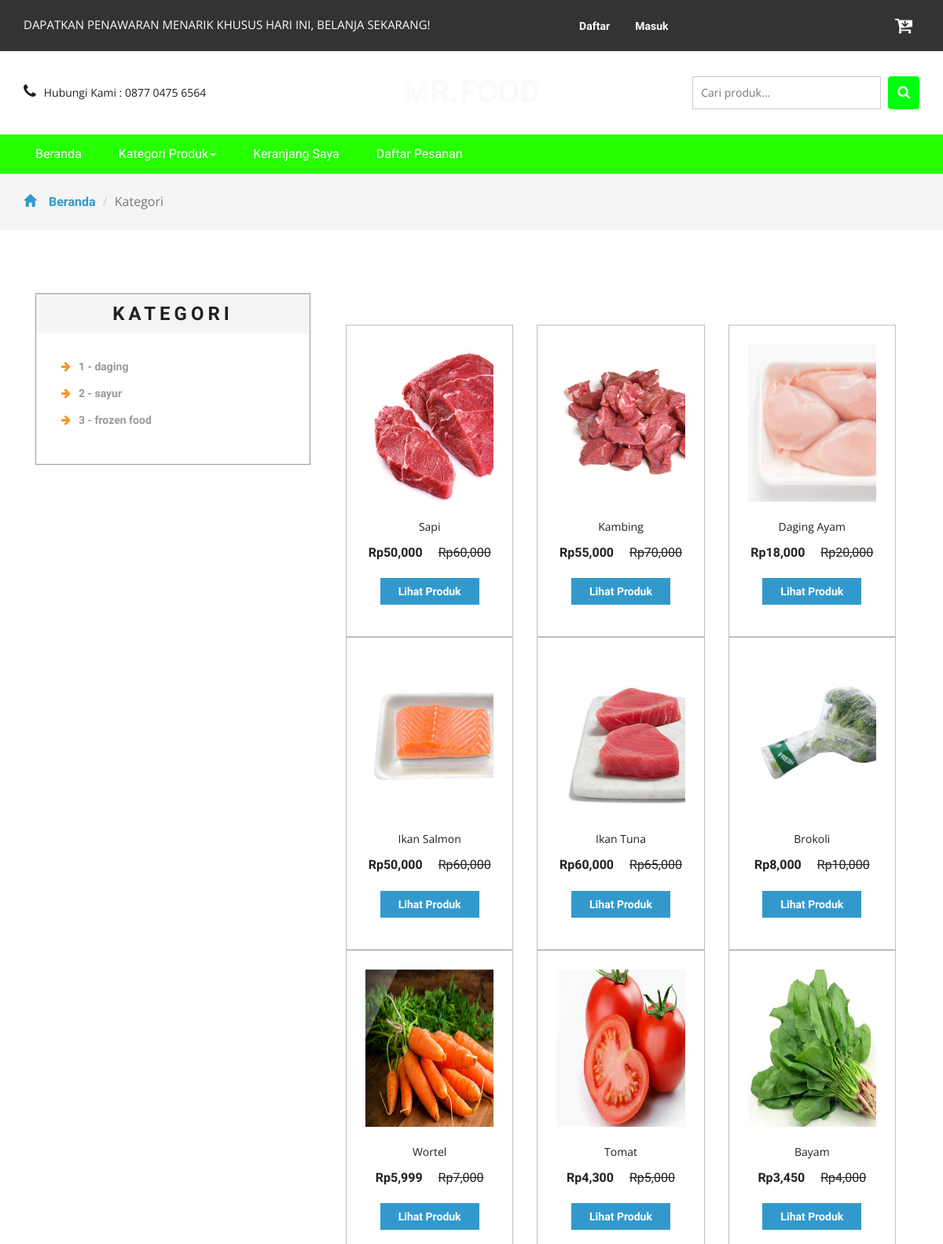
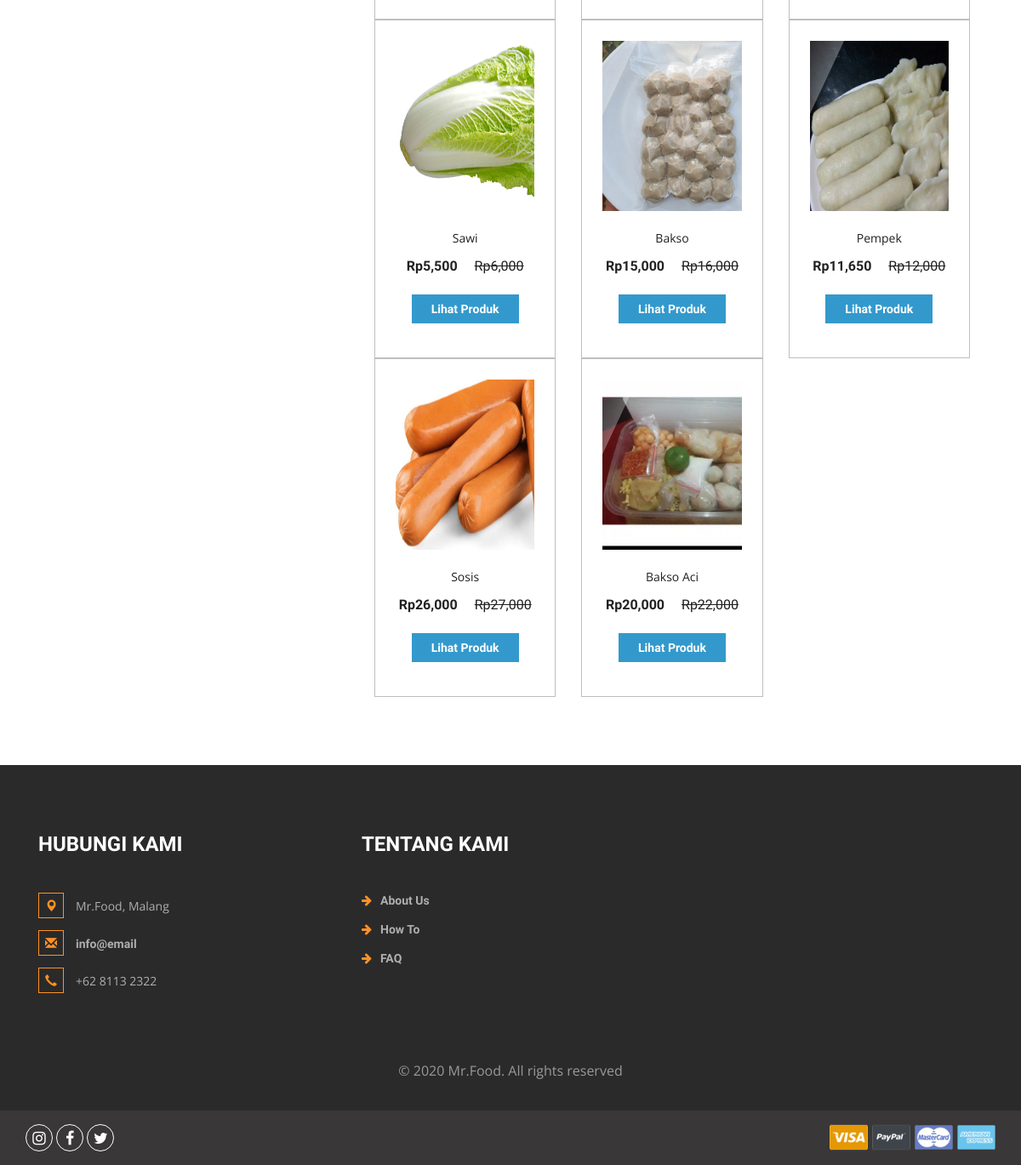
Screenshot of /search.php with the database file from the repository (2 pictures, top to bottom).
### tables this page shows
CREATE TABLE `kategori` (
  `idkategori` int(11) NOT NULL,
  `namakategori` varchar(20) NOT NULL,
  `tgldibuat` timestamp NOT NULL DEFAULT current_timestamp()
);

CREATE TABLE `produk` (
  `idproduk` int(11) NOT NULL,
  `idkategori` int(11) NOT NULL,
  `namaproduk` varchar(30) NOT NULL,
  `gambar` varchar(100) NOT NULL,
  `deskripsi` varchar(200) NOT NULL,
  `rate` int(11) NOT NULL,
  `hargabefore` int(11) NOT NULL,
  `hargaafter` int(11) NOT NULL,
  `tgldibuat` timestamp NOT NULL DEFAULT current_timestamp()
);

### search.php (the view, shortened to what this page needs)
<?php
include 'dbconnect.php';
$s = $_POST['Search'];
?>
<!DOCTYPE html>
<html>
<head>
<link href="css/bootstrap.css" rel="stylesheet" type="text/css" media="all" />
<link href="css/style.css" rel="stylesheet" type="text/css" media="all" />
<link href="css/font-awesome.css" rel="stylesheet">
</head>
<body>
	<div class="agileits_header">
		<div class="container">
			<div class="w3l_offers">
				<p>DAPATKAN PENAWARAN MENARIK KHUSUS HARI INI, BELANJA SEKARANG!</p>
			</div>
			<div class="agile-login">
				<ul>
				<?php
				if(!isset($_SESSION['log'])){
					echo '
					<li><a href="registered.php"> Daftar</a></li>
					<li><a href="login.php">Masuk</a></li>
					';
				}
				?>
				</ul>
			</div>
			<div class="product_list_header">
					<a href="cart.php"><button class="w3view-cart" type="submit" name="submit" value=""><i class="fa fa-cart-arrow-down" aria-hidden="true"></i></button>
					 </a>
			</div>
			<div class="clearfix"> </div>
		</div>
	</div>
	<div class="logo_products">
		<div class="container">
		<div class="w3ls_logo_products_left1">
				<ul class="phone_email">
					<li><i class="fa fa-phone" aria-hidden="true"></i>Hubungi Kami : 0877 0475 6564</li>
				</ul>
			</div>
			<div class="w3ls_logo_products_left">
				<h1><a href="index.php">Mr.Food</a></h1>
			</div>
		<div class="w3l_search">
			<form action="search.php" method="post">
				<input type="search" name="Search" placeholder="Cari produk...">
				<button type="submit" class="btn btn-default search" aria-label="Left Align">
					<i class="fa fa-search" aria-hidden="true"> </i>
				</button>
			</form>
		</div>
			<div class="clearfix"> </div>
		</div>
	</div>
	<div class="navigation-agileits">
		<div class="container">
			<nav class="navbar navbar-default">
							<div class="collapse navbar-collapse" id="bs-megadropdown-tabs">
								<ul class="nav navbar-nav">
									<li class="active"><a href="index.php" class="act">Beranda</a></li>
									<li class="dropdown">
										<a href="#" class="dropdown-toggle" data-toggle="dropdown">Kategori Produk<b class="caret"></b></a>
									</li>
									<li><a href="cart.php">Keranjang Saya</a></li>
									<li><a href="konfirmasi.php">Daftar Pesanan</a></li>
								</ul>
							</div>
							</nav>
			</div>
		</div>
	<div class="breadcrumbs">
		<div class="container">
			<ol class="breadcrumb breadcrumb1 animated wow slideInLeft" data-wow-delay=".5s">
				<li><a href="index.php"><span class="glyphicon glyphicon-home" aria-hidden="true"></span>Beranda</a></li>
				<li class="active">Kategori</li>
			</ol>
		</div>
	</div>
	<div class="products">
		<div class="container">
			<div class="col-md-4 products-left">
				<div class="categories">
					<h2>Kategori</h2>
					<ul class="cate">
						<?php
														$kat=mysqli_query($conn,"SELECT * from kategori order by idkategori ASC");
														while($p=mysqli_fetch_array($kat)){
															?>
														<li><a href="kategori.php?idkategori=<?php echo $p['idkategori'] ?>"><i class="fa fa-arrow-right" aria-hidden="true"></i><?php echo $p['namakategori'] ?></a></li>
														<?php
																	}
														?>
					</ul>
				</div>
			</div>
			<div class="col-md-8 products-right">
				<div class="agile_top_brands_grids">
				<?php
					$brgs=mysqli_query($conn,"SELECT * from produk where namaproduk like '%$s%' or deskripsi like '%$s%' order by idproduk ASC");
					$x = mysqli_num_rows($brgs);
					if($x>0){
					while($p=mysqli_fetch_array($brgs)){
					?>
						<div class="col-md-4 top_brand_left">
						<div class="hover14 column">
							<div class="agile_top_brand_left_grid">
								<div class="agile_top_brand_left_grid1">
									<figure>
										<div class="snipcart-item block">
											<div class="snipcart-thumb">
												<a href="product.php?idproduk=<?php echo $p['idproduk'] ?>"><img src="<?php echo $p['gambar']?>" width="200px" height="200px"></a>
												<p><?php echo $p['namaproduk'] ?></p>
												<h4>Rp<?php echo number_format($p['hargaafter']) ?> <span>Rp<?php echo number_format($p['hargabefore']) ?></span></h4>
											</div>
											<div class="snipcart-details top_brand_home_details">
												<fieldset>
													<a href="product.php?idproduk=<?php echo $p['idproduk'] ?>"><input type="submit" class="button" value="Lihat Produk" /></a>
												</fieldset>
											</div>
										</div>
									</figure>
								</div>
							</div>
						</div>
					</div>
						<?php
							}
					} else {
						echo "Data tidak ditemukan, coba kata kunci lainnya";
					}
						?>
				</div>
			</div>
		</div>
	</div>
<div class="footer">
		<div class="container">
			<div class="w3_footer_grids">
				<div class="col-md-4 w3_footer_grid">
					<h3>Hubungi Kami</h3>
					<ul class="address">
						<li><i class="glyphicon glyphicon-map-marker" aria-hidden="true"></i>Mr.Food, Malang</li>
						<li><i class="glyphicon glyphicon-envelope" aria-hidden="true"></i><a href="mailto:info@email">info@email</a></li>
						<li><i class="glyphicon glyphicon-earphone" aria-hidden="true"></i>+62 8113 2322</li>
					</ul>
				</div>
				<div class="col-md-3 w3_footer_grid">
					<h3>Tentang Kami</h3>
					<ul class="info">
						<li><i class="fa fa-arrow-right" aria-hidden="true"></i><a href="about.html">About Us</a></li>
						<li><i class="fa fa-arrow-right" aria-hidden="true"></i><a href="about.html">How To</a></li>
						<li><i class="fa fa-arrow-right" aria-hidden="true"></i><a href="about.html">FAQ</a></li>
					</ul>
				</div>
				<div class="clearfix"> </div>
			</div>
		</div>
		<div class="footer-copy">
			<div class="container">
				<p>© 2020 Mr.Food. All rights reserved</p>
			</div>
		</div>
	</div>
	<div class="footer-botm">
			<div class="container">
				<div class="w3layouts-foot">
					<ul>
						<li><a href="#" class="w3_agile_instagram"><i class="fa fa-instagram" aria-hidden="true"></i></a></li>
						<li><a href="#" class="w3_agile_facebook"><i class="fa fa-facebook" aria-hidden="true"></i></a></li>
						<li><a href="#" class="agile_twitter"><i class="fa fa-twitter" aria-hidden="true"></i></a></li>
					</ul>
				</div>
				<div class="payment-w3ls">
					<img src="images/card.png" alt=" " class="img-responsive">
				</div>
				<div class="clearfix"> </div>
			</div>
		</div>
<link href="css/skdslider.css" rel="stylesheet">
</body>
</html>

### rows the page displays
kategori: namakategori "1 - daging"
kategori: namakategori "2 - sayur"
kategori: namakategori "3 - frozen food"
produk: gambar (picture), namaproduk "Sapi", hargaafter "50,000", hargabefore "60,000"
produk: gambar (picture), namaproduk "Kambing", hargaafter "55,000", hargabefore "70,000"
produk: gambar (picture), namaproduk "Daging Ayam", hargaafter "18,000", hargabefore "20,000"
produk: gambar (picture), namaproduk "Ikan Salmon", hargaafter "50,000", hargabefore "60,000"
produk: gambar (picture), namaproduk "Ikan Tuna", hargaafter "60,000", hargabefore "65,000"
produk: gambar (picture), namaproduk "Brokoli", hargaafter "8,000", hargabefore "10,000"
produk: gambar (picture), namaproduk "Wortel", hargaafter "5,999", hargabefore "7,000"
produk: gambar (picture), namaproduk "Tomat", hargaafter "4,300", hargabefore "5,000"
produk: gambar (picture), namaproduk "Bayam", hargaafter "3,450", hargabefore "4,000"
produk: gambar (picture), namaproduk "Sawi", hargaafter "5,500", hargabefore "6,000"
produk: gambar (picture), namaproduk "Bakso", hargaafter "15,000", hargabefore "16,000"
produk: gambar (picture), namaproduk "Pempek", hargaafter "11,650", hargabefore "12,000"
produk: gambar (picture), namaproduk "Sosis", hargaafter "26,000", hargabefore "27,000"
produk: gambar (picture), namaproduk "Bakso Aci", hargaafter "20,000", hargabefore "22,000"
